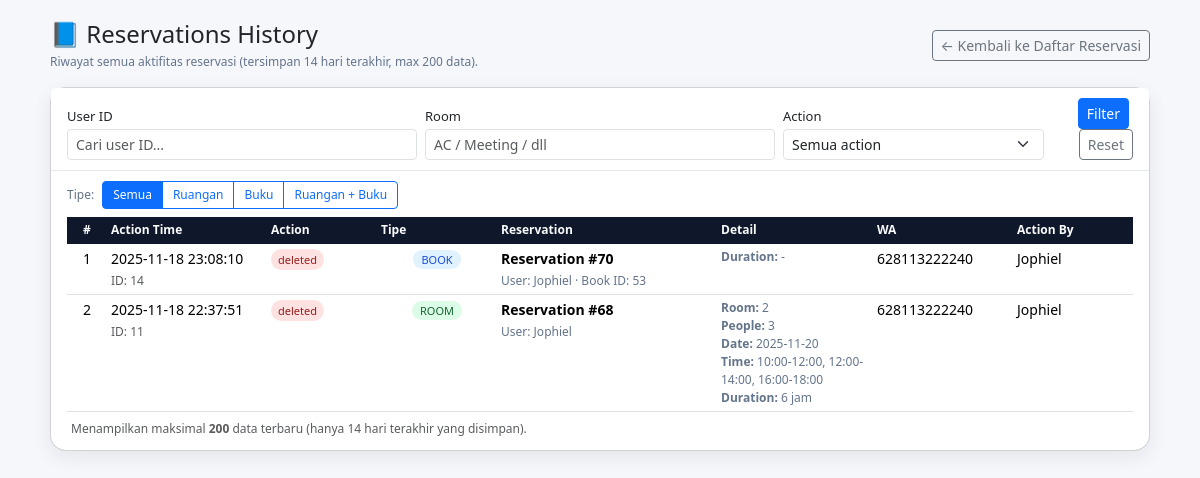
Page /app/public_html/embun/admin/history/reservations_history.php (signed in) on the committed database.
### tables this page shows
CREATE TABLE `reservations_history` (
  `id` int(11) NOT NULL,
  `reservation_id` int(11) NOT NULL,
  `user_id` varchar(255) NOT NULL,
  `whatsapp` varchar(30) NOT NULL,
  `book_id` int(11) DEFAULT NULL,
  `notes` text DEFAULT NULL,
  `room` varchar(100) DEFAULT NULL,
  `people` int(11) DEFAULT NULL,
  `date` date DEFAULT NULL,
  `time` varchar(100) DEFAULT NULL,
  `duration` int(11) DEFAULT NULL,
  `created_at` datetime DEFAULT NULL,
  `action` varchar(50) NOT NULL,
  `action_by` varchar(100) DEFAULT NULL,
  `action_at` datetime NOT NULL DEFAULT current_timestamp()
);

### app/public_html/embun/admin/history/reservations_history.php (the view, shortened to what this page needs)
<?php
require_once __DIR__ . '/../api/config.php';
try {
    $pdo->exec("DELETE FROM reservations_history WHERE action_at < DATE_SUB(NOW(), INTERVAL 14 DAY)");
} catch (PDOException $e) {
    error_log('Cleanup reservations_history 14 days error: '.$e->getMessage());
}
$user_filter   = trim($_GET['user_id'] ?? '');
$room_filter   = trim($_GET['room']    ?? '');
$sql = "SELECT * FROM reservations_history WHERE 1=1";
$params = [];
$sql .= " ORDER BY action_at DESC, id DESC LIMIT 200";
$stmt = $pdo->prepare($sql);
$stmt->execute($params);
$rows = $stmt->fetchAll(PDO::FETCH_ASSOC);
?>
<!DOCTYPE html>
<html lang="id">
<head>
    <link href="https://cdn.jsdelivr.net/npm/bootstrap@5.3.2/dist/css/bootstrap.min.css" rel="stylesheet">
</head>
<body>
<div class="page-wrapper">
    <div class="d-flex justify-content-between align-items-center mb-3">
        <div>
            <h4 class="mb-0">📘 Reservations History</h4>
            <div class="text-small mt-1">
                Riwayat semua aktifitas reservasi (tersimpan 14 hari terakhir, max 200 data).
            </div>
        </div>
        <a href="../reservations/reservations_admin.php" class="btn btn-outline-secondary btn-sm">
            &larr; Kembali ke Daftar Reservasi
        </a>
    </div>
    <div class="card card-main">
        <div class="card-header bg-white">
            <form class="row gy-2 gx-2 align-items-end" method="get">
                <div class="col-md-4">
                    <label class="filter-label">User ID</label>
                    <input type="text"
                        name="user_id"
                        value="<?= htmlspecialchars($user_filter) ?>"
                        class="form-control form-control-sm"
                        placeholder="Cari user ID...">
                </div>
                <div class="col-md-4">
                    <label class="filter-label">Room</label>
                    <input type="text"
                        name="room"
                        value="<?= htmlspecialchars($room_filter) ?>"
                        class="form-control form-control-sm"
                        placeholder="AC / Meeting / dll">
                </div>
                <div class="col-md-3">
                    <label class="filter-label">Action</label>
                    <select name="action" class="form-select form-select-sm">
                        <option value="">Semua action</option>
                    </select>
                </div>
                <div class="col-md-1 text-md-end">
                    <button class="btn btn-primary btn-sm me-1" type="submit">Filter</button>
                    <a href="reservations_history.php" class="btn btn-outline-secondary btn-sm">Reset</a>
                </div>
            </form>
        </div>
        <div class="card-body">
            <div class="d-flex align-items-center mb-2">
                <span class="text-small me-2">Tipe:</span>
                <div class="btn-group filter-btns" role="group" aria-label="Filter tipe reservasi">
                    <button type="button" class="btn btn-outline-primary btn-sm active" data-type="all">Semua</button>
                    <button type="button" class="btn btn-outline-primary btn-sm" data-type="room">Ruangan</button>
                    <button type="button" class="btn btn-outline-primary btn-sm" data-type="book">Buku</button>
                    <button type="button" class="btn btn-outline-primary btn-sm" data-type="both">Ruangan + Buku</button>
                </div>
            </div>
            <div class="table-responsive">
                <table id="historyTable" class="table table-sm mb-0">
                    <thead>
                    <tr>
                        <th class="text-center" style="width:40px;">#</th>
                        <th style="width:160px">Action Time</th>
                        <th style="width:110px">Action</th>
                        <th style="width:120px">Tipe</th>
                        <th style="width:220px">Reservation</th>
                        <th>Detail</th>
                        <th style="width:140px">WA</th>
                        <th style="width:120px">Action By</th>
                    </tr>
                    </thead>
                    <tbody>
                    <?php if (empty($rows)): ?>
                        <tr>
                            <td colspan="8" class="text-center py-4 text-muted">
                                Belum ada data history (atau data lebih lama dari 14 hari sudah dihapus).
                            </td>
                        </tr>
                    <?php else: ?>
                        <?php foreach ($rows as $i => $r): ?>
                            <?php
                                $badge = 'badge-other';
                                if ($r['action'] === 'deleted')  $badge = 'badge-deleted';
                                $hasBook = !is_null($r['book_id']) && $r['book_id'] !== '';
                                $hasRoom = (
                                    !empty($r['room']) ||
                                    !empty($r['date']) ||
                                    !empty($r['time']) ||
                                    !empty($r['people']) ||
                                    !empty($r['duration'])
                                );
                                if ($hasBook && $hasRoom) {
                                    $type = 'both';
                                    $typeBadge = '<span class="badge-type badge-type-both">ROOM + BOOK</span>';
                                } elseif ($hasBook) {
                                    $type = 'book';
                                    $typeBadge = '<span class="badge-type badge-type-book">BOOK</span>';
                                } else {
                                    $type = 'room';
                                    $typeBadge = '<span class="badge-type badge-type-room">ROOM</span>';
                                }
                                $durationLabel = $r['duration'] !== null && $r['duration'] !== ''
                                    ? $r['duration'].' jam'
                                    : '-';
                            ?>
                            <tr data-type="<?= htmlspecialchars($type) ?>">
                                <td class="text-center"><?= $i+1 ?></td>
                                <td>
                                    <?= htmlspecialchars($r['action_at']) ?><br>
                                    <span class="text-small text-muted">
                                        ID: <?= htmlspecialchars($r['id']) ?>
                                    </span>
                                </td>
                                <td>
                                    <span class="badge-action <?= $badge ?>">
                                        <?= htmlspecialchars($r['action']) ?>
                                    </span>
                                </td>
                                <td class="text-center">
                                    <?= $typeBadge ?>
                                </td>
                                <td>
                                    <strong>Reservation #<?= htmlspecialchars($r['reservation_id']) ?></strong><br>
                                    <span class="text-small">
                                        User: <?= htmlspecialchars($r['user_id']) ?>
                                        <?php if ($r['book_id'] !== null && $r['book_id'] !== ''): ?>
                                            · Book ID: <?= htmlspecialchars($r['book_id']) ?>
                                        <?php endif; ?>
                                    </span>
                                </td>
                                <td>
                                    <?php if (!empty($r['room'])): ?>
                                        <span class="text-small d-block">
                                            <strong>Room:</strong> <?= htmlspecialchars($r['room']) ?>
                                        </span>
                                    <?php endif; ?>
                                    <?php if (!empty($r['people'])): ?>
                                        <span class="text-small d-block">
                                            <strong>People:</strong> <?= htmlspecialchars($r['people']) ?>
                                        </span>
                                    <?php endif; ?>
                                    <?php if (!empty($r['date'])): ?>
                                        <span class="text-small d-block">
                                            <strong>Date:</strong> <?= htmlspecialchars($r['date']) ?>
                                        </span>
                                    <?php endif; ?>
                                    <?php if (!empty($r['time'])): ?>
                                        <span class="text-small d-block">
                                            <strong>Time:</strong> <?= htmlspecialchars($r['time']) ?>
                                        </span>
                                    <?php endif; ?>
                                    <span class="text-small d-block">
                                        <strong>Duration:</strong> <?= htmlspecialchars($durationLabel) ?>
                                    </span>
                                </td>
                                <td>
                                    <?php if (!empty($r['whatsapp'])): ?>
                                        <span class="d-block"><?= htmlspecialchars($r['whatsapp']) ?></span>
                                    <?php else: ?>
                                        <span class="text-small text-muted">-</span>
                                    <?php endif; ?>
                                </td>
                                <td>
                                    <?= htmlspecialchars($r['action_by'] ?: '-') ?>
                                </td>
                            </tr>
                        <?php endforeach; ?>
                    <?php endif; ?>
                    </tbody>
                </table>
            </div>
            <?php if (!empty($rows)): ?>
                <div class="px-1 pt-2 text-small text-muted">
                    Menampilkan maksimal <strong>200</strong> data terbaru (hanya 14 hari terakhir yang disimpan).
                </div>
            <?php endif; ?>
        </div>
    </div>
</div>
</body>
</html>

### app/public_html/embun/admin/history/reservations_history.php (style rules this page uses)
body { background: #f6f7fb; font-size: 14px; }
.page-wrapper { max-width: 1100px; margin: 20px auto; }
.card-main { border-radius: 16px; box-shadow: 0 6px 20px rgba(15,23,42,.08); }
.card-header { padding: 10px 16px; border-bottom: 1px solid #e2e8f0; }
.card-body { padding: 10px 16px 12px; }
.table thead th { white-space: nowrap; background:#0f172a; color:#f9fafb; border-color:#0f172a; font-size: 12px; }
.table tbody tr:nth-child(even) { background:#f9fafb; }
.badge-action { padding: 3px 7px; border-radius: 999px; font-size: 11px; }
.badge-deleted { background:#fee2e2; color:#991b1b; }
.badge-type { padding: 2px 8px; border-radius: 999px; font-size: 11px; }
.badge-type-room { background:#dcfce7; color:#166534; }
.badge-type-book { background:#e0f2fe; color:#1d4ed8; }
.text-small { font-size: 12px; color:#64748b; }
.filter-label { font-size: 13px; margin-bottom: 2px; }
.filter-btns .btn { font-size: 12px; padding: 4px 10px; }

### rows in the picture
reservations_history: action_at "2025-11-18 23:08:10", id "14", action "deleted", time "BOOK", reservation "70", user "Jophiel", book "53", duration "-", whatsapp "628113222240", action_by "Jophiel"
reservations_history: action_at "2025-11-18 22:37:51", id "11", action "deleted", shows "ROOM", reservation "68", user "Jophiel", room "2", people "3", date "2025-11-20", time "10:00-12:00, 12:00-14:00, 16:00-18:00", duration "6 jam", whatsapp "628113222240", action_by "Jophiel"
